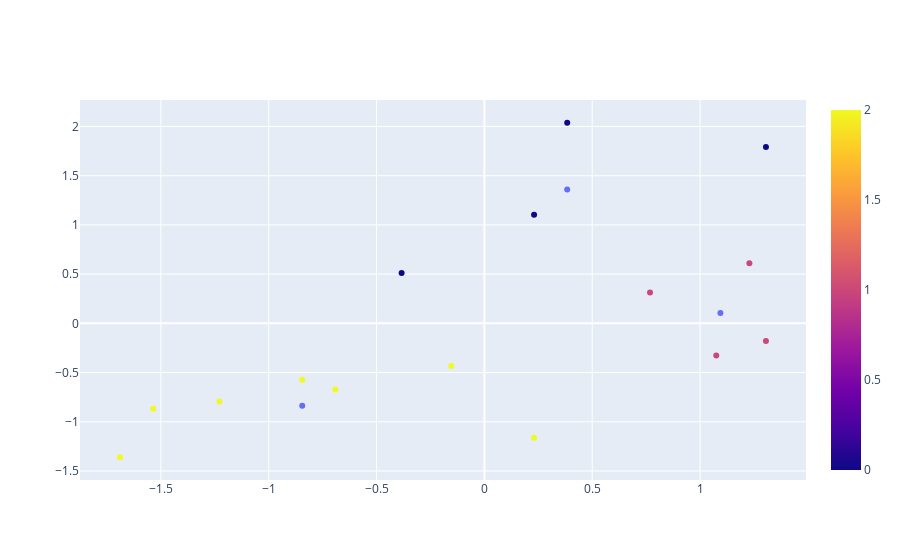

Notebook cell for this chart:
### Code cell
import plotly.graph_objects as go
grafico1 = px.scatter(x = base_salario[:,0], y = base_salario[:,1], color=rotulos)
grafico2 = px.scatter(x = centroide[:,0], y=centroide[:,1])
grafico3 = go.Figure(data = grafico1.data + grafico2.data)
grafico3.show()

### Figure 1 — Plotly figure (JSON) as saved in the notebook; plotly's stock layout.template omitted (floating-point values rounded to 4 significant figures)
{"data": [{"hovertemplate": "x=%{x}<br>y=%{y}<br>color=%{marker.color}<extra></extra>", "legendgroup": "", "marker": {"color": [2, 2, 2, 2, 2, 2, 0, 0, 2, 0, 1, 1, 1, 0, 1], "coloraxis": "coloraxis", "symbol": "circle"}, "mode": "markers", "name": "", "orientation": "v", "showlegend": false, "type": "scatter", "x": [-1.689, -1.536, -1.229, -0.8447, -0.6911, -0.1536, -0.3839, 0.2304, 0.2304, 0.3839, 0.7679, 1.075, 1.229, 1.305, 1.305], "xaxis": "x", "y": [-1.36, -0.8677, -0.7939, -0.5723, -0.6708, -0.4344, 0.5112, 1.102, -1.163, 2.038, 0.3142, -0.326, 0.6097, 1.792, -0.1783], "yaxis": "y"}, {"hovertemplate": "x=%{x}<br>y=%{y}<extra></extra>", "legendgroup": "", "marker": {"color": "#636efa", "symbol": "circle"}, "mode": "markers", "name": "", "orientation": "v", "showlegend": false, "type": "scatter", "x": [0.3839, 1.094, -0.8447], "xaxis": "x", "y": [1.361, 0.1049, -0.8375], "yaxis": "y"}], "layout": {}}
